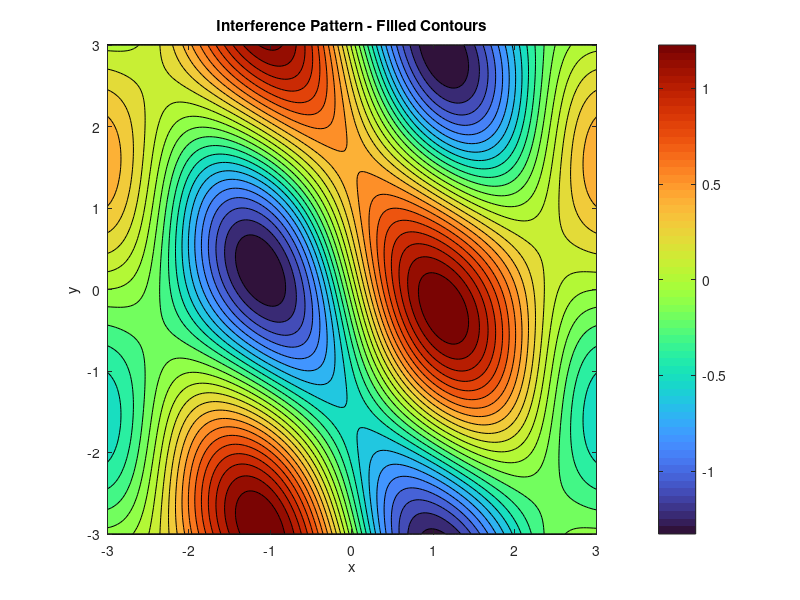

The MATLAB script that drew this image:
[X, Y] = meshgrid(linspace(-3, 3, 150), linspace(-3, 3, 150));
Z = sin(X) .* cos(Y) + 0.5*sin(2*X + Y);

contourf(X, Y, Z, 25);
colormap('turbo');
colorbar;
title('Interference Pattern - Filled Contours');
xlabel('x');
ylabel('y');
axis equal;
